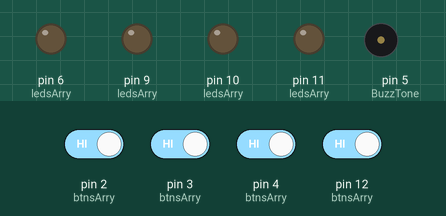
The sketch below on a simulated Arduino Uno, built with avr-gcc and run on an emulated ATmega328P. On the bench: output pins drawn as LEDs (lit = HIGH), buzzer (waves = sounding). Inputs (shaded band) come from the test bench; at power-on: pin 2 (btnsArry), pin 3 (btnsArry), pin 4 (btnsArry), pin 12 (btnsArry) HIGH. Random numbers use the default seed unless the sketch sets one.

Above: at 2.3 s.
2.4 s: pin 2 (btnsArry) driven LOW and pin 3 (btnsArry) driven LOW and pin 4 (btnsArry) driven LOW and pin 12 (btnsArry) driven LOW
At 3.4 s:
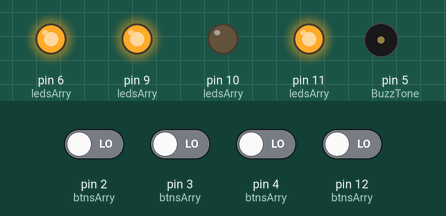
At 4.25 s:
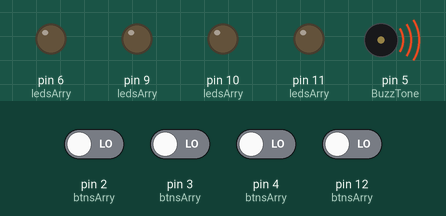
Timing chart, 0 to 5.9 s (numbered marks = the images above; inputs shaded):
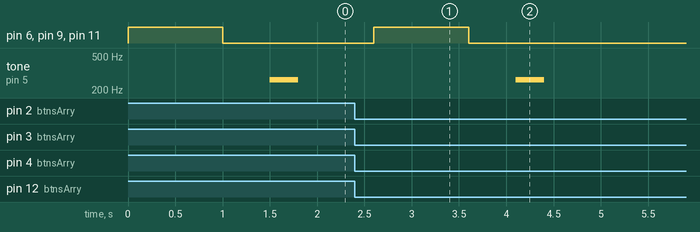

The sketch:

FocusGame.ino
```cpp
#include "pitches.h"

#define blueLed 11
#define greenLed 10
#define yellowLed 9
#define redLed 6

#define blueBtn 12
#define greenBtn 2
#define yellowBtn 3
#define redBtn 4

#define LEN 4
#define MAX_NUM_OF_LIGHTS 3
#define BuzzTone 5

#define START 31
#define GAME_ON 32
#define WIN 33
#define LOSE 34

const int btnsArry[LEN] = { blueBtn, greenBtn, yellowBtn, redBtn };
const int ledsArry[LEN] = { blueLed, greenLed, yellowLed, redLed };
const int tones[LEN] = { NOTE_C4, NOTE_G3, NOTE_A3, NOTE_F2 };

int val[LEN];
int lastVal[LEN];
unsigned long lastPressTime[LEN];
int ChosenIndexes[MAX_NUM_OF_LIGHTS];
int btnsPressedIndexes[MAX_NUM_OF_LIGHTS];

unsigned long pressStart;
unsigned long pressEnd;
int corrPress = 0;
int cntPress = 0;
int currState;
bool restart = false;

void setup() {
  for (int i = 0; i < LEN; i++) {
    pinMode(ledsArry[i], OUTPUT);
    pinMode(btnsArry[i], INPUT_PULLUP);
  }
  pinMode(BuzzTone, OUTPUT);
  randomSeed(analogRead(A1));
  currState = START;
}

void loop() {
  switch (currState) {
    case START: StartGame(); break;
    case GAME_ON: GameOn(); break;
    case WIN: Win(); break;
    case LOSE: Lose(); break;
  }
}

void ChooseRandomLights() {
  int rndNum;
  for (int i = 0; i < MAX_NUM_OF_LIGHTS; i++) {
    rndNum = random(0, LEN);
    if (!valInArry(rndNum)) {
      ChosenIndexes[i] = rndNum;
    } else {
      i--;
    }
  }
}

void Btn_Led_Setup() {
  for (int i = 0; i < LEN; i++) {
    lastVal[i] = digitalRead(btnsArry[i]);
    lastPressTime[i] = millis();
    LedOff(i);
  }
}

int GetPressedBtn(bool restart) {
  int BtnPressed = -1;
  for (int i = 0; i < LEN; i++) {
    val[i] = digitalRead(btnsArry[i]);
    if ((val[i] == LOW) && (lastVal[i] == HIGH) && (millis() - lastPressTime[i] > 150)) {
      lastPressTime[i] = millis();
      BtnPressed = i;
      if (!restart) {
        btnsPressedIndexes[cntPress] = i;
        cntPress++;
      }
    }
    lastVal[i] = val[i];
  }
  return BtnPressed;
}

void LedOn(int chnl) {
  digitalWrite(ledsArry[chnl], HIGH);
}
void LedOff(int chnl) {
  digitalWrite(ledsArry[chnl], LOW);
}

void ShowLights() {
  for (int i = 0; i < MAX_NUM_OF_LIGHTS; i++) {
    LedOn(ChosenIndexes[i]);
  }
  delay(1000);
  for (int i = 0; i < MAX_NUM_OF_LIGHTS; i++) {
    LedOff(ChosenIndexes[i]);
  }
  delay(500);
  tone(BuzzTone, tones[0], 300);
}

bool valInArry(int num) {
  for (int i = 0; i < MAX_NUM_OF_LIGHTS; i++) {
    if (ChosenIndexes[i] == num) {
      return true;
    }
  }
  return false;
}

void StartGame() {
  noTone(BuzzTone);
  Btn_Led_Setup();
  for (int i = 0; i < MAX_NUM_OF_LIGHTS; i++) {
    ChosenIndexes[i] = -1;
    btnsPressedIndexes[i] = -1;
  }
  ChooseRandomLights();
  if (restart) {
    delay(200);
  }
  ShowLights();
  corrPress = 0;
  cntPress = 0;
  currState = GAME_ON;
}

void GameOn() {
  int btn = GetPressedBtn(false);
  if (btn != -1) {
    if (cntPress == 1) {
      pressStart = millis();
    }
  }
  if (cntPress == 3) {
    pressEnd = millis();
    if (btnsPressedIndexes[0] != btnsPressedIndexes[1] || btnsPressedIndexes[0] != btnsPressedIndexes[2] || btnsPressedIndexes[1] != btnsPressedIndexes[2]) {
      int i = 0;
      while (i < cntPress) {
        corrPress += valInArry(btnsPressedIndexes[i++]);
      }
      if (corrPress == 3 && pressEnd - pressStart <= 1000) {
        currState = WIN;
      }
      if (corrPress != 3 || pressEnd - pressStart > 1000) {
        currState = LOSE;
      }
    } else {
      currState = LOSE;
    }
  }
}

void Win() {
  restart = true;
  LedOn(1);
  tone(BuzzTone, tones[1]);
  if (GetPressedBtn(restart) != -1) {
    currState = START;
  }
}

void Lose() {
  restart = true;
  LedOn(3);
  tone(BuzzTone, tones[2]);
  if (GetPressedBtn(restart) != -1) {
    currState = START;
  }
}
```

pitches.h
```cpp
#define NOTE_B0  31
#define NOTE_C1  33
#define NOTE_CS1 35
#define NOTE_D1  37
#define NOTE_DS1 39
#define NOTE_E1  41
#define NOTE_F1  44
#define NOTE_FS1 46
#define NOTE_G1  49
#define NOTE_GS1 52
#define NOTE_A1  55
#define NOTE_AS1 58
#define NOTE_B1  62
#define NOTE_C2  65
#define NOTE_CS2 69
#define NOTE_D2  73
#define NOTE_DS2 78
#define NOTE_E2  82
#define NOTE_F2  87
#define NOTE_FS2 93
#define NOTE_G2  98
#define NOTE_GS2 104
#define NOTE_A2  110
#define NOTE_AS2 117
#define NOTE_B2  123
#define NOTE_C3  131
#define NOTE_CS3 139
#define NOTE_D3  147
#define NOTE_DS3 156
#define NOTE_E3  165
#define NOTE_F3  175
#define NOTE_FS3 185
#define NOTE_G3  196
#define NOTE_GS3 208
#define NOTE_A3  220
#define NOTE_AS3 233
#define NOTE_B3  247
#define NOTE_C4  262
#define NOTE_CS4 277
#define NOTE_D4  294
#define NOTE_DS4 311
#define NOTE_E4  330
#define NOTE_F4  349
#define NOTE_FS4 370
#define NOTE_G4  392
#define NOTE_GS4 415
#define NOTE_A4  440
#define NOTE_AS4 466
#define NOTE_B4  494
#define NOTE_C5  523
#define NOTE_CS5 554
#define NOTE_D5  587
#define NOTE_DS5 622
#define NOTE_E5  659
#define NOTE_F5  698
#define NOTE_FS5 740
#define NOTE_G5  784
#define NOTE_GS5 831
#define NOTE_A5  880
#define NOTE_AS5 932
#define NOTE_B5  988
#define NOTE_C6  1047
#define NOTE_CS6 1109
#define NOTE_D6  1175
#define NOTE_DS6 1245
#define NOTE_E6  1319
#define NOTE_F6  1397
#define NOTE_FS6 1480
#define NOTE_G6  1568
#define NOTE_GS6 1661
#define NOTE_A6  1760
#define NOTE_AS6 1865
#define NOTE_B6  1976
#define NOTE_C7  2093
#define NOTE_CS7 2217
#define NOTE_D7  2349
#define NOTE_DS7 2489
#define NOTE_E7  2637
#define NOTE_F7  2794
#define NOTE_FS7 2960
#define NOTE_G7  3136
#define NOTE_GS7 3322
#define NOTE_A7  3520
#define NOTE_AS7 3729
#define NOTE_B7  3951
#define NOTE_C8  4186
#define NOTE_CS8 4435
#define NOTE_D8  4699
#define NOTE_DS8 4978
```

Measured:
- after the input at 2.4 s, pin 6 (ledsArry), pin 9 (ledsArry), pin 11 (ledsArry): LOW → HIGH after 0.20 s, → LOW 1.0 s later; tone on pin 5 (BuzzTone): silent → 262 Hz after 1.7 s, → silent 0.30 s later
